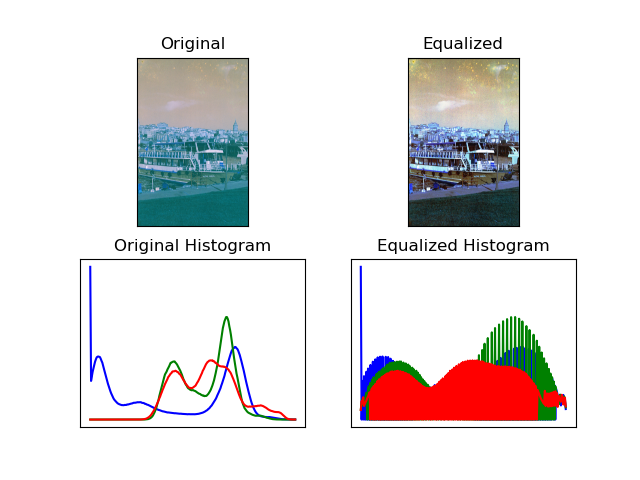
#> input picture img/img.png, 640 x 480 px
$ python -i histogram.py   (imports and definitions only)
#> lines starting #> are read from the running program, lines starting #| are printed output that depends on the picture
#> further down, picture is the input picture: shape (480, 640, 3); mean B, G, R 226.2, 226.1, 229.6
import cv2
import matplotlib.pyplot as plt
import os
import sys


# [6 lines left out: function rgb_equalized, not called in this run]


def hsv_equalized(image):
    h, s, v = cv2.split(cv2.cvtColor(image, cv2.COLOR_BGR2HSV))
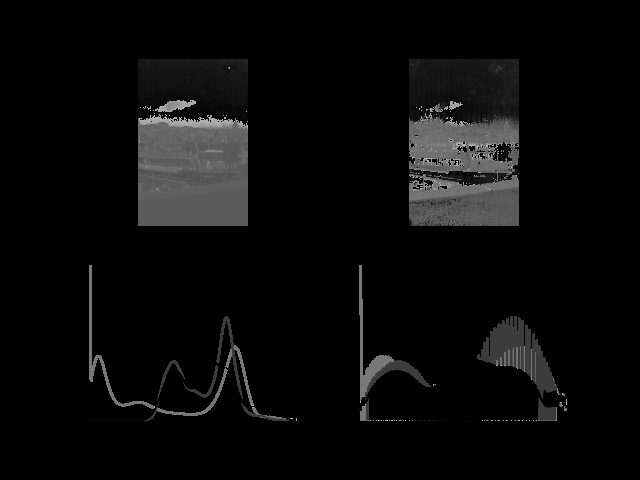
#> h: shape (480, 640); min 0, max 179, mean 10.2
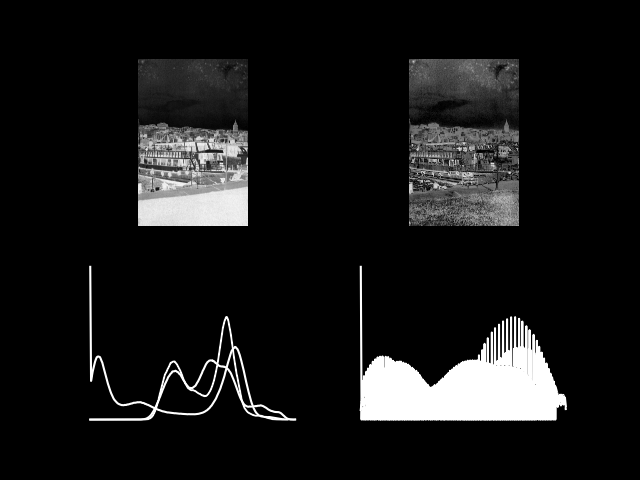
#> s: shape (480, 640); min 0, max 255, mean 23.4
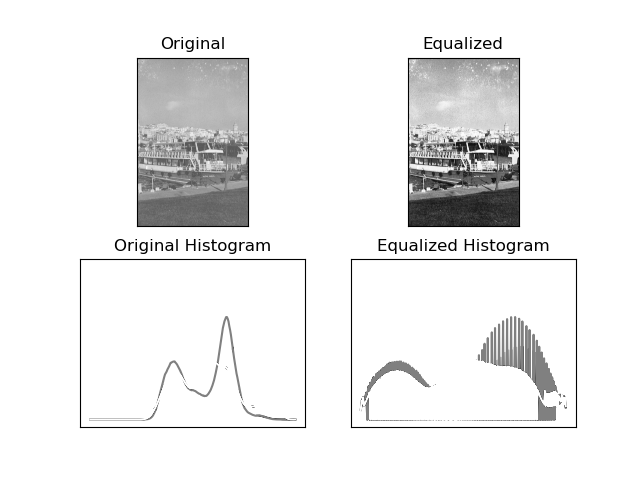
#> v: shape (480, 640); min 0, max 255, mean 236.8
    eq_v = cv2.equalizeHist(v)
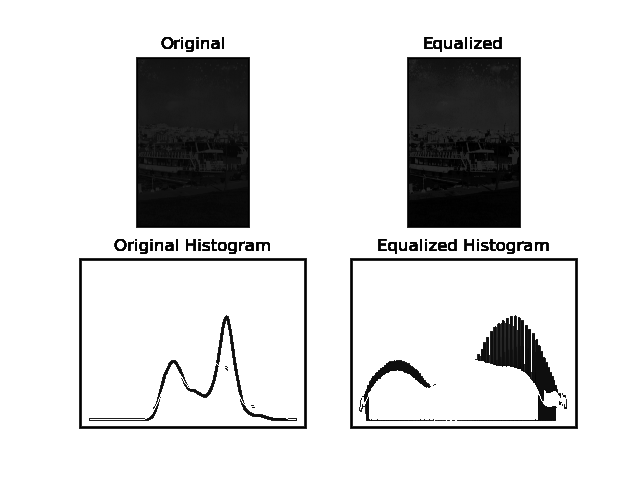
#> eq_v: shape (480, 640); min 0, max 255, mean 215.2
    return cv2.cvtColor(cv2.merge([h, s, eq_v]), cv2.COLOR_HSV2RGB)
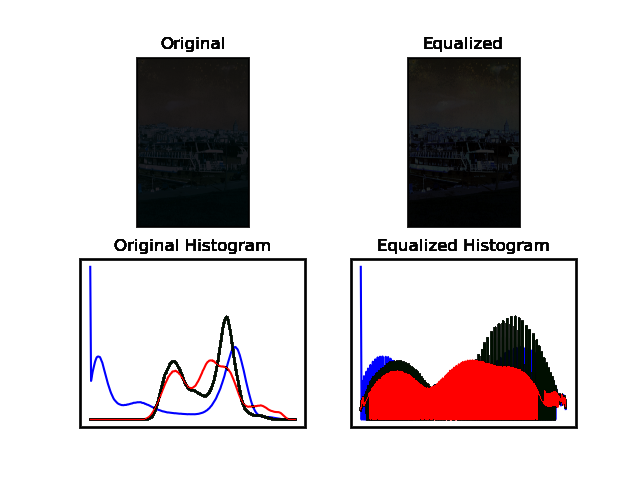
#> returned value: shape (480, 640, 3); mean R, G, B 213.2, 206.2, 207.5


def hide_axis(axis):
    axis.get_xaxis().set_visible(False)
    axis.get_yaxis().set_visible(False)


# [54 lines left out: functions draw_histogram, main, not called in this run]


# [2 lines not run here, left out]

>>> import cv2
>>> picture = cv2.imread('img/img.png')
>>> result = hsv_equalized(picture)
